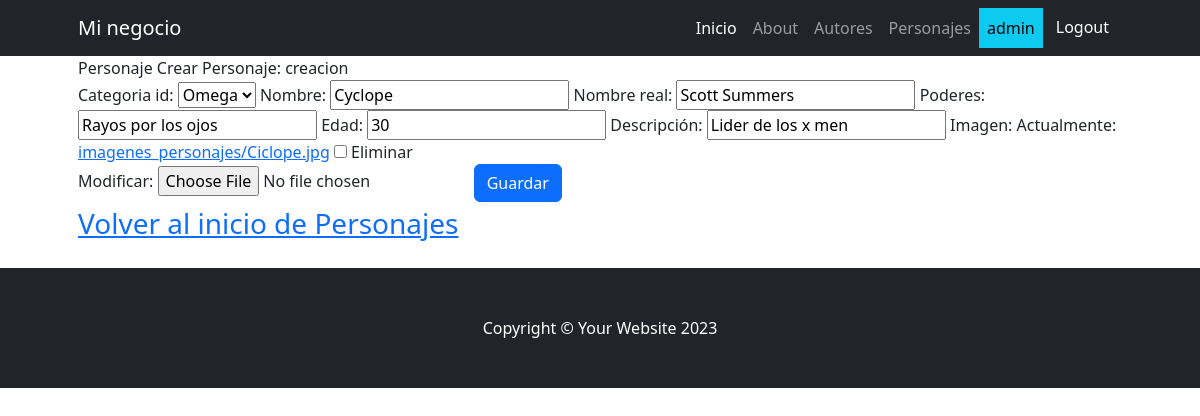
Screenshot of /personaje/personaje/update/1 (signed in) with the database file from the repository.
### personaje/models.py (models this page shows, shortened)
class Personaje(models.Model):
    categoria_id = models.ForeignKey(NivelMutante, null=True, blank=True, on_delete=models.SET_NULL)
    nombre = models.CharField(max_length=100)
    nombre_real = models.CharField(max_length=100)
    poderes = models.CharField(max_length=100)
    edad = models.IntegerField(null=True, blank=True)
    biografia = models.CharField(max_length=250, null=True, blank=True, verbose_name="descripción")
    fecha_creacion = models.DateField(default=timezone.now, null=True, blank=True, editable=False, verbose_name="Fecha de creacion")
    imagen = models.ImageField(upload_to='imagenes_personajes/', null=True, blank=True)
    class Meta:
        verbose_name = "Personaje"
        verbose_name_plural = "Personajes"

class NivelMutante(models.Model):
    nombre = models.CharField(max_length=200, unique=True)
    num_nivel = models.IntegerField(null=True, blank=True)
    descripcion = models.CharField(max_length=250, null=True, blank=True, verbose_name="descripción")
    def __str__(self):
        return self.nombre
    class Meta:
        verbose_name = "Nivel del Mutante"

### personaje/views.py (the view)
# urls.py: path("personaje/update/<int:pk>", views.PersonajeUpdate.as_view(),
class PersonajeUpdate(LoginRequiredMixin, UpdateView):
    model = models.Personaje
    form_class = forms.PersonajeForm
    success_url = reverse_lazy("personaje:personaje_list")

### personaje/forms.py
class PersonajeForm(forms.ModelForm):
    class Meta:
        model = models.Personaje
        fields = "__all__"

### personaje/templates/personaje/personaje_form.html (shortened to what this page needs)
{% extends 'core/base.html' %}
{% block titulo %}
Personaje
    {% if form.intance.pk %}
    Editar
    {% else %}
    Crear
    {% endif %}
Personaje: creacion
{% endblock titulo %}
{% block contenido %}
    <form action="" method="post">
        {{ form.as_table }}
        <button type="submit" class="btn btn-primary">Guardar</button>
    </form>
    <div class="fs-3 pb-4 ">
        <a href="{% url 'personaje:home' %} ">Volver al inicio de Personajes</a>
    </div>
{% endblock contenido %}

### core/templates/core/components/navbar.html (shortened to what this page needs)
<nav class="navbar navbar-expand-lg navbar-dark bg-dark">
    <div class="container px-5">
        <a class="navbar-brand" href="#!">Mi negocio</a>
        <div class="collapse navbar-collapse" id="navbarSupportedContent">
            <ul class="navbar-nav ms-auto mb-2 mb-lg-0">
                <li class="nav-item">
                    <a class="nav-link active" aria-current="page" href="{% url 'core:home' %}">Inicio</a>
                </li>
                <li class="nav-item">
                    <a class="nav-link" href="#!">About</a>
                </li>
                {% if user.is_authenticated %}
                <li class="nav-item">
                    <a class="nav-link" href="{% url 'autores:home' %}">Autores</a>
                </li>
                <li class="nav-item">
                    <a class="nav-link" href="{% url 'personaje:home' %}">Personajes</a>
                </li>
                <li class="nav-item">
                    <a class="nav-link text-bg-info">{{ user.username }}</a>
                </li>
                <li class="nav-item">
                    <form action="{% url 'core:logout' %}" method="post">
                        <button type="submit" class="btn btn-dark">Logout</button>
                    </form>
                </li>
                {% endif %}
            </ul>
        </div>
    </div>
</nav>

### rows the page displays
Personaje: categoria_id "Omega", nombre_real "Scott Summers", poderes "Rayos por los ojos", edad "30", biografia "Lider de los x men"
NivelMutante: nombre "Cyclope"

### other values shown
{{ user.username }} "admin"
